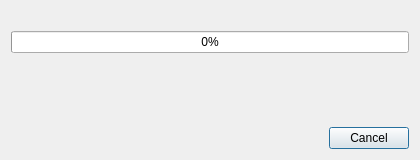
<?xml version="1.0" encoding="UTF-8"?>
<ui version="4.0">
 <class>LaunchDialog</class>
 <widget class="QDialog" name="LaunchDialog">
  <property name="geometry">
   <rect>
    <x>0</x>
    <y>0</y>
    <width>420</width>
    <height>160</height>
   </rect>
  </property>
  <property name="minimumSize">
   <size>
    <width>420</width>
    <height>160</height>
   </size>
  </property>
  <property name="windowTitle">
   <string>Launching</string>
  </property>
  <layout class="QVBoxLayout" name="verticalLayout">
   <item>
    <widget class="QLabel" name="nameLabel">
     <property name="text">
      <string/>
     </property>
    </widget>
   </item>
   <item>
    <widget class="QProgressBar" name="progressBar">
     <property name="value">
      <number>0</number>
     </property>
    </widget>
   </item>
   <item>
    <widget class="QLabel" name="statusLabel">
     <property name="text">
      <string/>
     </property>
    </widget>
   </item>
   <item>
    <spacer name="verticalSpacer">
     <property name="orientation">
      <enum>Qt::Orientation::Vertical</enum>
     </property>
     <property name="sizeHint" stdset="0">
      <size>
       <width>20</width>
       <height>20</height>
      </size>
     </property>
    </spacer>
   </item>
   <item>
    <widget class="QDialogButtonBox" name="buttonBox">
     <property name="standardButtons">
      <set>QDialogButtonBox::StandardButton::Cancel</set>
     </property>
    </widget>
   </item>
  </layout>
 </widget>
 <resources/>
 <connections>
  <connection>
   <sender>buttonBox</sender>
   <signal>rejected()</signal>
   <receiver>LaunchDialog</receiver>
   <slot>reject()</slot>
   <hints>
    <hint type="sourcelabel">
     <x>209</x>
     <y>140</y>
    </hint>
    <hint type="destinationlabel">
     <x>209</x>
     <y>79</y>
    </hint>
   </hints>
  </connection>
 </connections>
</ui>
